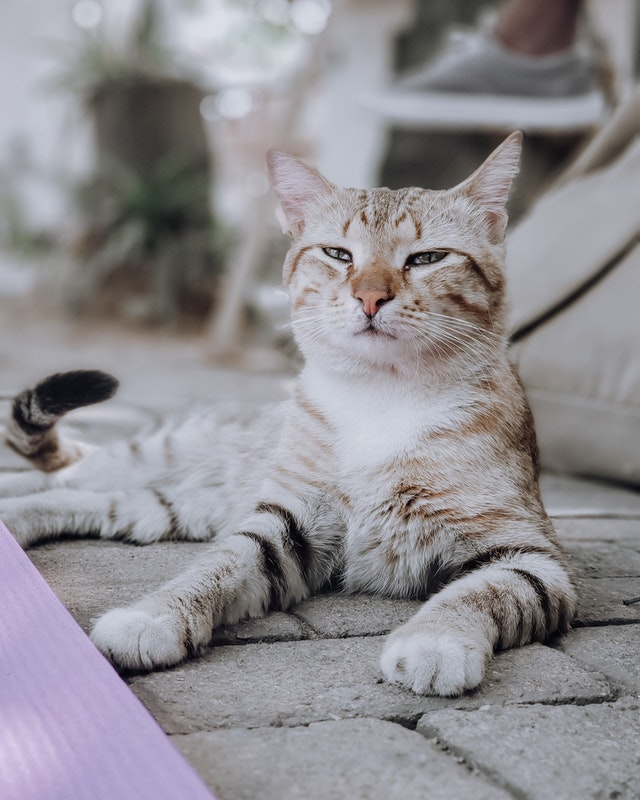
#> input picture data/custom_cat_dog/cat1.jpg, 640 x 800 px, found by its file name; its folder holds 4 pictures in this run
$ python a_dataset_normalizer.py
#> lines starting #> are read from the running program, lines starting #| are printed output that depends on the picture
import os
from PIL import Image

input_path = r"./data/custom_cat_dog"  # in linux "/" doesn't matter!

for file in os.listdir(input_path):
    if file.endswith(".jpg"):
        img_path = input_path + "/" + file
        img = Image.open(img_path)
#> img is the input picture: PIL image 640x800 RGB; mean R, G, B 143.3, 140.6, 145
        img = img.resize((300, 300))
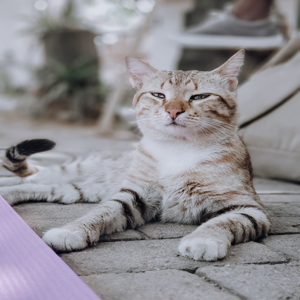
#> img: PIL image 300x300 RGB; mean R, G, B 143.3, 140.6, 145
        img_out_path = input_path + "/resize/" + file
        img.save(img_out_path)
#> pass 2 of the loop `for file in os.listdir(input_path):`:
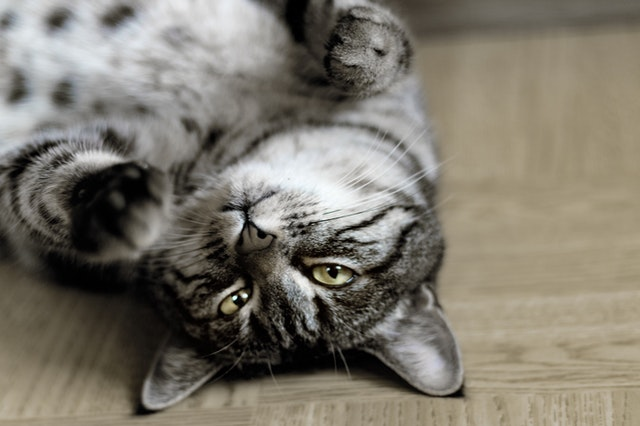
#> input picture data/custom_cat_dog/cat2.jpg, 640 x 426 px, found by its file name
#> img is the input picture: PIL image 640x426 RGB; mean R, G, B 125, 119.7, 108.3
#> `img = img.resize((300, 300))`:
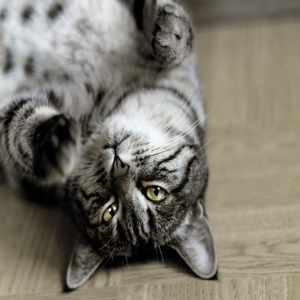
#> img: PIL image 300x300 RGB; mean R, G, B 125, 119.7, 108.3
#> pass 3 of the loop `for file in os.listdir(input_path):`:
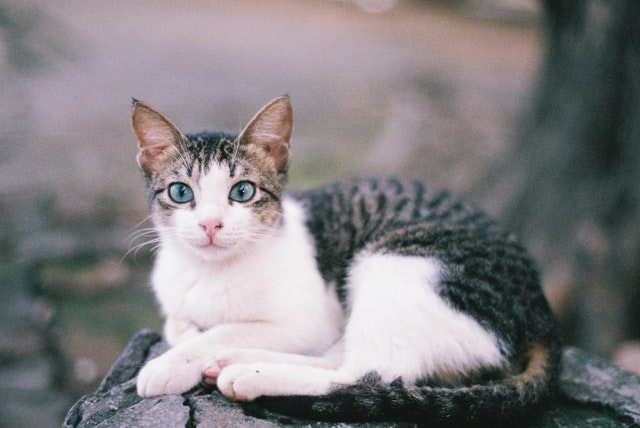
#> input picture data/custom_cat_dog/cat3.jpg, 640 x 428 px, found by its file name
#> img is the input picture: PIL image 640x428 RGB; mean R, G, B 129.5, 126.7, 129.1
#> `img = img.resize((300, 300))`:
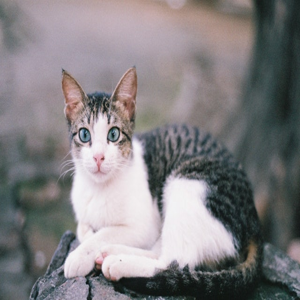
#> img: PIL image 300x300 RGB; mean R, G, B 129.5, 126.7, 129.1
#> the loop made 4 passes; the first 3 are shown
